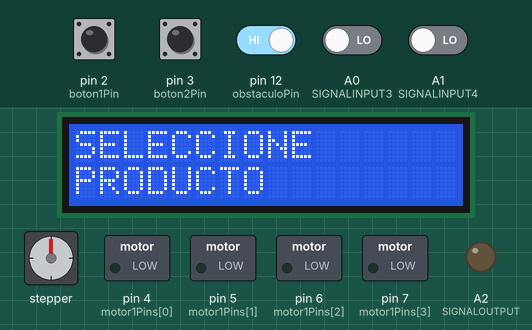
The sketch below on a simulated Arduino Uno, built with avr-gcc and run on an emulated ATmega328P. On the bench: stepper motor, 16×2 character LCD, switched loads named in the sketch (green lamp = pin HIGH), output pins drawn as LEDs (lit = HIGH). Wiring (inferred from the names in the program): stepper motor (2048 steps per turn assumed): coils pin 8, pin 9, pin 10, pin 11. The test bench sets the inputs (shaded band); at power-on: pin 12 (obstaculoPin) HIGH, A0 (SIGNALINPUT3), A1 (SIGNALINPUT4), pin 2 (boton1Pin), pin 3 (boton2Pin) LOW. Pins used as bus, display or sensor lines are not drawn.

Above: at 1.3 s.
1.4 s: pin 12 (obstaculoPin) driven LOW
At 2.2 s:
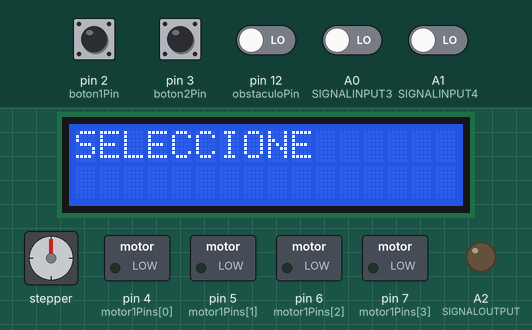
4.4 s: pin 3 (boton2Pin) pulled HIGH for 0.15 s
At 4.58 s:
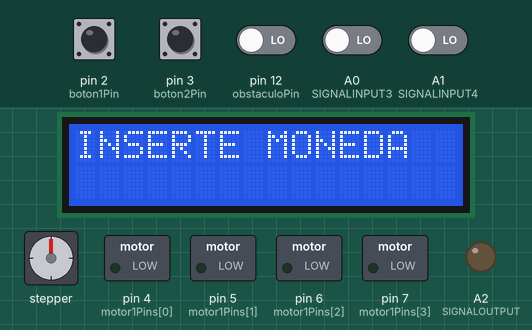
At 5.18 s:
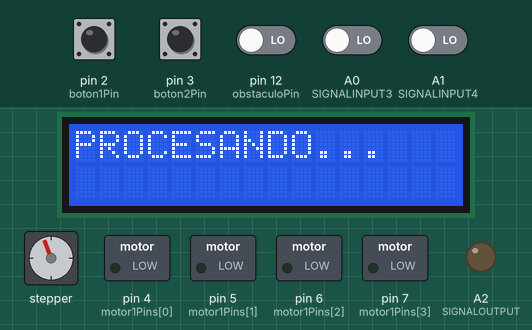
Timing chart, 0 to 22.2 s (numbered marks = the images above; inputs shaded):
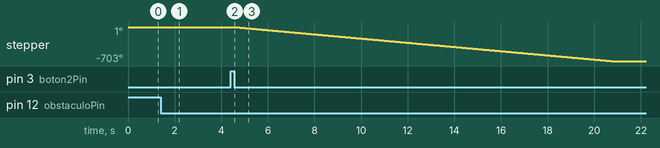

The sketch:

MAQUINA_EXPENDEDORA.ino
```cpp
/*
FUNDACION KINAL
CENTRO EDUCATIVO TECNICO LARELEORAL KINAL
PERITO EN ELECTRONICA
QUINTO PERITO
SECCION: A
CURSO: TALLER DE ELECTRONICA DIGITAL Y REPARACION DE COMPUTADORAS
ALUMNOS: ANGELLO MANSILLA, RUDY CANEL, PABLO HERNANDEZ, CHRISTIAN SOLORZANO, DAVID DEL CID, DIEGO QUEME.
CARNETS: 2022380, 2022449,2022472, 2022323, 2022482,2021430.
PROYECTO 2, MAQUINA EXPENDEDORA
*/

#include <Wire.h>
#include <LiquidCrystal_I2C.h> //Incluimos las librerias correspondientes.

const int boton1Pin = 2; //Pines de los botones
const int boton2Pin = 3;


const int motor1Pins[] = {4, 5, 6, 7}; //Pines para los motores steper.
const int motor2Pins[] = {8, 9, 10, 11};

const int SIGNALINPUT3 = A0; //Pines de salida y entrada para la intercomunicacion entre arduinos
const int SIGNALINPUT4 = A1;
const int SIGNALOUTPUT = A2;


const int obstaculoPin = 12; //Detector de monedas(el sensor de obstaculos

const char mensajeInicial[] = "SELECCIONE"; //Hacemos un const char con los mensajes, para ahorrar algo de tiempo.
const char mensajeInicial2[] = "PRODUCTO";
const char mensajeMoneda[] = "INSERTE MONEDA";
const char mensajeProcesando[] = "PROCESANDO...";

const char mensajePROD1[] = "S: PRODUCTO1"; //Hacemos unos const char con los mensajes de productos seleccionados.
const char mensajePROD2[] = "S: PRODUCTO2";
const char mensajePROD3[] = "S: PRODUCTO3";
const char mensajePROD4[] = "S: PRODUCTO4";


LiquidCrystal_I2C lcd(0x27, 16, 2); // Construimos el I2C


      int SELECMOTOR; //Variable que guardara la seleccion del usuario.
      int pos = 0; //Variable tipo contador para los ciclos de girado de los motores stepper.


void setup() {

  pinMode(boton1Pin, INPUT);   // Configurar los pines de los botones como entradas
  pinMode(boton2Pin, INPUT);


  for (int i = 0; i < 4; i++) {   // Configurar los pines de los motores stepper como salidas
    pinMode(motor1Pins[i], OUTPUT);
    pinMode(motor2Pins[i], OUTPUT);
  }


  pinMode(obstaculoPin, INPUT);   // Configurar el pin del detector de obstáculos como entrada
  pinMode(SIGNALINPUT3, INPUT);
  pinMode(SIGNALINPUT4, INPUT);
  pinMode(SIGNALOUTPUT, OUTPUT);


  lcd.init();   // Inicializar el LCD
  lcd.backlight();
  lcd.setCursor(0,0);
  lcd.print(mensajeInicial); //Mostrar los mensajes iniciales.
  delay(100);
  lcd.setCursor(0,1);
  lcd.print(mensajeInicial2);
}

void loop() {

  if (digitalRead(boton1Pin) == HIGH) { //PRODUCTO UNO SELECCIONADO.
    SELECMOTOR = 1;
    lcd.clear();
    lcd.print(mensajeMoneda);
    delay(100);
    lcd.setCursor(0,1);
    lcd.print(mensajePROD1);
    }

  if (digitalRead(obstaculoPin) == LOW) {
    lcd.clear();
    lcd.setCursor(0,0);
    lcd.print(mensajeProcesando);
    ejecutarMotor();
    SELECMOTOR = 0;
    reiniciar();
    }  // FIN DEL PRODUCTO 1.


    if (digitalRead(boton2Pin) == HIGH) { //PRODUCTO DOS SELECCIONADO.
    SELECMOTOR = 2;
    lcd.clear();
    lcd.print(mensajeMoneda);
    delay(100);
    lcd.setCursor(0,1);
    lcd.print(mensajePROD2);
    }

  if (digitalRead(obstaculoPin) == LOW) {
    lcd.clear();
    lcd.setCursor(0,0);
    lcd.print(mensajeProcesando);
    ejecutarMotor();
    SELECMOTOR = 0;
    reiniciar();
    }  // FIN DEL PRODUCTO 2.


  if (digitalRead(SIGNALINPUT3) == HIGH) { //PRODUCTO TRES SELECCIONADO.
    SELECMOTOR = 3;
    lcd.clear();
    lcd.print(mensajeMoneda);
    delay(100);
    lcd.setCursor(0,1);
    lcd.print(mensajePROD3);
    }

  if (digitalRead(obstaculoPin) == LOW && SELECMOTOR == 3) {

    lcd.clear();
    lcd.setCursor(0,0);
    lcd.print(mensajeProcesando);
    ejecutarMotor();
    SELECMOTOR = 0;
    reiniciar();
    }  // FIN DEL PRODUCTO 3.


  if (digitalRead(SIGNALINPUT4) == HIGH) { //PRODUCTO CUATRO SELECCIONADO.
    SELECMOTOR = 4;
    lcd.clear();
    lcd.print(mensajeMoneda);
    delay(100);
    lcd.setCursor(0,1);
    lcd.print(mensajePROD4);
    }


  if (digitalRead(obstaculoPin) == LOW && SELECMOTOR == 4) {

    lcd.clear();
    lcd.setCursor(0,0);
    lcd.print(mensajeProcesando);
    ejecutarMotor();
    SELECMOTOR = 0;
    reiniciar();
    }  // FIN DEL PRODUCTO 4.

}


void ejecutarMotor(void) { //Funcion para realizar los movimientos Stepper.


  int demora = 2; //Variable para provocar demora.


  if (SELECMOTOR == 1) {
  for (pos = 0; pos <= 1000; pos += 1){

  digitalWrite(4, HIGH); //PASO 1
  digitalWrite(5, LOW);
  digitalWrite(6, LOW);
  digitalWrite(7, HIGH);
  delay(demora);

  digitalWrite(4, LOW); //PASO 2
  digitalWrite(5, LOW);
  digitalWrite(6, LOW);
  digitalWrite(7, HIGH);
  delay(demora);

  digitalWrite(4, LOW); //PASO 3
  digitalWrite(5, LOW);
  digitalWrite(6, HIGH);
  digitalWrite(7, HIGH);
  delay(demora);

  digitalWrite(4, LOW); //PASO 4
  digitalWrite(5, LOW);
  digitalWrite(6, HIGH);
  digitalWrite(7, LOW);
  delay(demora);

  digitalWrite(4, LOW); //PASO 5
  digitalWrite(5, HIGH);
  digitalWrite(6, HIGH);
  digitalWrite(7, LOW);
  delay(demora);

  digitalWrite(4, LOW); //PASO 6
  digitalWrite(5, HIGH);
  digitalWrite(6, LOW);
  digitalWrite(7, LOW);
  delay(demora);

  digitalWrite(4, HIGH); //PASO 7
  digitalWrite(5, HIGH);
  digitalWrite(6, LOW);
  digitalWrite(7, LOW);
  delay(demora);

  digitalWrite(4, HIGH); //PASO 8
  digitalWrite(5, LOW);
  digitalWrite(6, LOW);
  digitalWrite(7, LOW);
  delay(demora);

    } }


  else if (SELECMOTOR == 2) {
  for (pos = 0; pos <= 1000; pos += 1){

   digitalWrite(8, HIGH); //PASO 1
  digitalWrite(9, LOW);
  digitalWrite(10, LOW);
  digitalWrite(11, HIGH);
  delay(demora);

  digitalWrite(8, LOW); //PASO 2
  digitalWrite(9, LOW);
  digitalWrite(10, LOW);
  digitalWrite(11, HIGH);
  delay(demora);

  digitalWrite(8, LOW); //PASO 3
  digitalWrite(9, LOW);
  digitalWrite(10, HIGH);
  digitalWrite(11, HIGH);
  delay(demora);

  digitalWrite(8, LOW); //PASO 4
  digitalWrite(9, LOW);
  digitalWrite(10, HIGH);
  digitalWrite(11, LOW);
  delay(demora);

  digitalWrite(8, LOW); //PASO 5
  digitalWrite(9, HIGH);
  digitalWrite(10, HIGH);
  digitalWrite(11, LOW);
  delay(demora);

  digitalWrite(8, LOW); //PASO 6
  digitalWrite(9, HIGH);
  digitalWrite(10, LOW);
  digitalWrite(11, LOW);
  delay(demora);

  digitalWrite(8, HIGH); //PASO 7
  digitalWrite(9, HIGH);
  digitalWrite(10, LOW);
  digitalWrite(11, LOW);
  delay(demora);

  digitalWrite(8, HIGH); //PASO 8
  digitalWrite(9, LOW);
  digitalWrite(10, LOW);
  digitalWrite(11, LOW);
  delay(demora);

    } }

  else if (SELECMOTOR == 3) {
    digitalWrite(SIGNALOUTPUT, HIGH);
    delay(300);
    digitalWrite(SIGNALOUTPUT, LOW);

    delay(17000);
  }

  else if (SELECMOTOR == 4) {
    digitalWrite(SIGNALOUTPUT, HIGH);
    delay(300);
    digitalWrite(SIGNALOUTPUT, LOW);

     delay(17000);
  }


    else {
  digitalWrite(8, LOW); //PASO 8
  digitalWrite(9, LOW);
  digitalWrite(10, LOW);
  digitalWrite(11, LOW);

  digitalWrite(4, LOW); //PASO 8
  digitalWrite(5, LOW);
  digitalWrite(6, LOW);
  digitalWrite(7, LOW);


    }


}

void reiniciar() { //Funcion para reiniciar
  pos = 0;
  SELECMOTOR = 0;


  digitalWrite(4,LOW);
  digitalWrite(8,LOW);

  lcd.clear();
  lcd.setCursor(0,0);
  lcd.print(mensajeInicial);
  delay(100);
  lcd.setCursor(0,1);
  lcd.print(mensajeInicial2);
}

/* ATENCION, EL CODIGO SEGUIRA
 * EN EL SIGUIENTE CODIGO, EL SIGUIENTE
 * CONTROLA LOS BOTONES 3 Y 4,
 * INCLUYENDO LOS MOTORES 3 Y 4, SI SE DESEARA
 * IMPLEMENTAR ESTE CODIGO EN UN ARDUINO, SE RECOMIENDA
 * USAR UN ARDUINO MEGA O GIGA EN SU DEFECTO, YA QUE
 * ESTOS POSEEN UNA CANTIDAD DE PINES EXTREMA,
 * O USAR UN EXPANSOR DE PINES, NO LO USAMOS AQUI
 * YA QUE SOLO SE NOS LIMITABA A EXPANSORES I2C, Y SE
 * DESCARTARON POR SU DIFICULTAD DE USO.
 *
 * CODIGO POR: Angello Gabriel Mansilla Dieguez.
 */
```

Measured:
- after the input at 1.4 s, the display: changes at once (image 1)
- after the input at 4.4 s, stepper: turns 703° counter-clockwise in 16.1 s, starting after 0.18 s; the display: changes at once (image 2)
- what the display in image 1 shows lasts 0.6 s, from 1.8 s to 2.4 s
